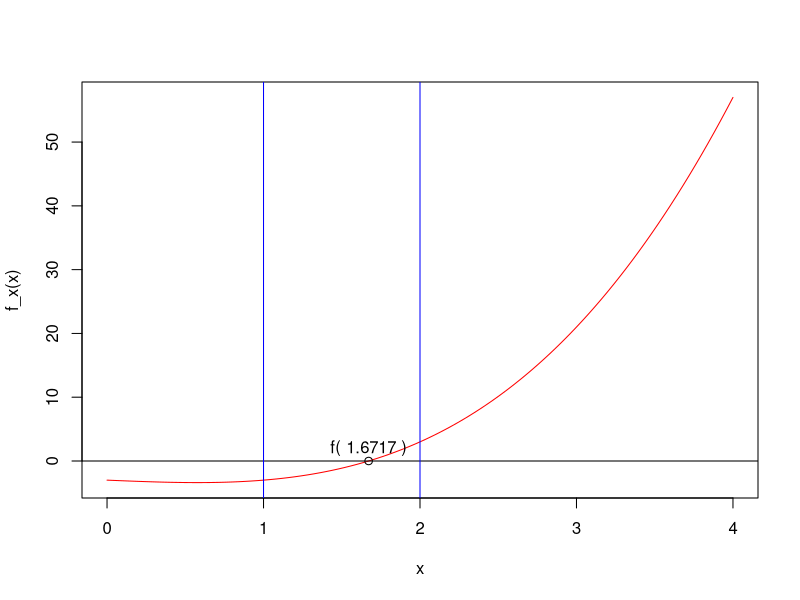

Reproduce this figure in R.
## ---- chunk 1
f_x <- function(x){x^3-x-3}
a <- 1
b <- 2
tol <- 0.0001

bisection_table <- list(
  "Iteration" = c(),
  "a" = c(),
  "b" = c(),
  "c" = c(),
  "f_c" = c(),
  "Err." = c()
)

# Bisection Method Algorithm
iters <- 1
repeat {
  c <- (a + b) / 2
  abs_err <- abs(b - c)
  f_c <- f_x(c)
  
  bisection_table$Iteration <- c(bisection_table$Iteration, iters)
  bisection_table$a <- c(bisection_table$a, a)
  bisection_table$b <- c(bisection_table$b, b)
  bisection_table$c <- c(bisection_table$c, c)
  bisection_table$f_c <- c(bisection_table$f_c, f_c)
  bisection_table$Err. <- c(bisection_table$Err., abs_err)
  
  if(abs_err <= tol){
    break
  }
  
  if(f_x(b) * f_x(c) <= 0){
    a <- c
  } else {
    b <- c
  }
  
  iters <- iters + 1
}

root <- c
bisection_table_df <- as.data.frame(bisection_table)
bisection_table_df
## ---- chunk 2
curve(f_x, from=0, to=4, col='red')
abline(h=0)

# a and b
abline(v=1, col='blue')
abline(v=2, col='blue')

# root
points(root, 0)
text(c, 2, paste('f(',round(root, 4),')'))
## ---- chunk 3
f_x <- function(x) { -3*x^3 + 2 * exp(x^2/2) - 1 }
f_prime <- function(x) { 2 * x * exp(x^2 / 2) - 9 * x^2 }
tol <- 0.00001
x_curr <- 1

newton_table <- list(
  "Iteration" = c(),
  "x_curr" = c(),
  "f_x" = c(),
  "f_prime" = c(),
  "x_next" = c(),
  "Err." = c()
)

# Newton's Method Algorithm
iters <- 1
repeat {
  f_curr <- f_x(x_curr)
  f_prime_curr <- f_prime(x_curr)
  
  x_next <- x_curr - f_curr / f_prime_curr
  newton_abs_err <- abs(x_next - x_curr)
  
  newton_table$Iteration <- c(newton_table$Iteration, iters)
  newton_table$x_curr <- c(newton_table$x_curr, x_curr)
  newton_table$f_x <- c(newton_table$f_x, f_curr)
  newton_table$f_prime <- c(newton_table$f_prime, f_prime_curr)
  newton_table$x_next <- c(newton_table$x_next, x_next)
  newton_table$Err. <- c(newton_table$Err., newton_abs_err)
  
  if (newton_abs_err <= tol) {
    break
  }
  
  x_curr <- x_next
  iters <- iters + 1
}

newton_table_df <- as.data.frame(newton_table)
newton_table_df
## ---- chunk 4
x_curr <- 2
newton_table_2 <- list(
  "Iteration" = c(),
  "x_curr" = c(),
  "f_x" = c(),
  "f_prime" = c(),
  "x_next" = c(),
  "Err." = c()
)

iters <- 1
repeat {
  f_curr <- f_x(x_curr)
  f_prime_curr <- f_prime(x_curr)
  
  x_next <- x_curr - f_curr / f_prime_curr
  newton_abs_err <- abs(x_next - x_curr)
  
  newton_table_2$Iteration <- c(newton_table_2$Iteration, iters)
  newton_table_2$x_curr <- c(newton_table_2$x_curr, x_curr)
  newton_table_2$f_x <- c(newton_table_2$f_x, f_curr)
  newton_table_2$f_prime <- c(newton_table_2$f_prime, f_prime_curr)
  newton_table_2$x_next <- c(newton_table_2$x_next, x_next)
  newton_table_2$Err. <- c(newton_table_2$Err., newton_abs_err)
  
  if (newton_abs_err <= tol) {
    break
  }
  
  x_curr <- x_next
  iters <- iters + 1
}

newton_table_2_df <- as.data.frame(newton_table_2)
newton_table_2_df
## ---- chunk 5
secant_table <- list(
  "x_prev" = c(),
  "x_curr" = c(),
  "x_next" = c(),
  "f_x_curr" = c(),
  "f_x_prev" = c(),
  "Error" = c()
)

# Secant Method Algorithm
MySecant <- function(f, x_prev, x, tol, table) {
  f_x_prev <- f(x_prev)
  f_x <- f(x)
  
  num <- x - x_prev
  den <- f_x - f_x_prev
  
  next_x <- x - f_x * (num / den)
  abs_err <- abs(next_x - x)
  
  table$x_prev <- c(table$x_prev, x_prev)
  table$x_curr <- c(table$x_curr, x)
  table$x_next <- c(table$x_next, next_x)
  table$f_x_prev <- c(table$f_x_prev, f_x_prev)
  table$f_x_curr <- c(table$f_x_curr, f_x)
  table$Error <- c(table$Error, abs_err)
  
  if (abs_err <= tol) {
    return(list(root = next_x, table = table))
  } else {
    return(MySecant(f, x, next_x, tol, table))
  }
}

result <- MySecant(f_x, 0, 1, 0.001, secant_table)

secant_table_df <- as.data.frame(result$table)
secant_table_df
## ---- chunk 6
LU <- function(mat){
  upper <- mat
  n <- nrow(mat)
  lower <- diag(n)
  
  for(col in 1:(n-1)){
    for(row in (col+1):n){
      m <- upper[row, col] / upper[col, col]
      lower[row, col] <- m
      upper[row,] = upper[row,] - m * upper[col,]
      print(sprintf("Row Operation: R_%d ← R_%d - (%.2f)R_%d", row, row, m, col))
      print("Upper:")
      print(upper)
      print("Lower:")
      print(lower)
    }
  }
  
  return(list(L = lower, U = upper))
}

A = matrix(c(2, 3, -1, 4, -1, 2, -3, 2, 1), nrow=3, byrow=TRUE)
b = matrix(c(5, 6, -4), nrow=3, byrow=TRUE)
lu_results = LU(A)

L = lu_results$L
U = lu_results$U
n <- nrow(L)

# Solving for y using Ly = b (Forward Substitution)
y <- matrix(0, nrow=3, ncol=1)

for(i in 1:n){
  sum_l <- 0
  if(i > 1){
    for(j in 1:(i-1)){
      sum_l <- sum_l + L[i,j] * y[j,1]
    }
  }
  y[i,1] <- b[i,1] - sum_l
}
print(round(y, 4))

# Solving for x using Ux = y (Backward Substitution)
x = matrix(0, nrow=3, ncol=1)

for(i in 3:1){
  sum_u <- 0
  if (i < n) {
    for(j in (i+1):n){
      sum_u <- sum_u + U[i,j] * x[j,1]
    }
  }
  x[i,1] <- (y[i,1] - sum_u) / U[i,i]
}
print(round(x, 4))
## ---- chunk 7
A = matrix(c(2, 3, -1, 4, -1, 2, -3, 2, 1), nrow=3, byrow=TRUE)
b = matrix(c(5, 6, -4), nrow=3, byrow=TRUE)

# This function returns the Lower Triangle, Upper Triangle, and Diagonal Matrices
LUD_jacobi <- function(mat){
  n <- nrow(mat)
  lower <- matrix(0, nrow=n, ncol=n)
  upper <- matrix(0, nrow=n, ncol=n)
  diag  <- matrix(0, nrow=n, ncol=n)
  
  for(i in 1:n){
    diag[i,i] <- mat[i,i]
    j <- 1
    while(j <= (i-1)){
      lower[i,j] <- mat[i,j]
      upper[j,i] <- mat[j,i]
      j <- j + 1 
    }
  }
  
  return(list(L = lower, U = upper, D = diag))
}

LUD_results <- LUD_jacobi(A)

# Lower Triangle
L <- LUD_results$L
L

# Upper Triangle
U <- LUD_results$U
U

# Diagonal
D <- LUD_results$D
D

x <- matrix(0, nrow=3, ncol=1)
tol <- 0.001
for(i in 1:200){
  x <- (-1*solve(D)) %*% (L + U) %*% x + solve(D) %*% b
}
print(round(x, digits = 2))
## ---- chunk 8
x <- matrix(0, nrow=3, ncol=1)
for(i in 1:10){
  #LD <- L + D
  #x <- (-1) %*% solve(LD) %*% U %*% x + solve(LD) %*% b
  #print(x)
}
